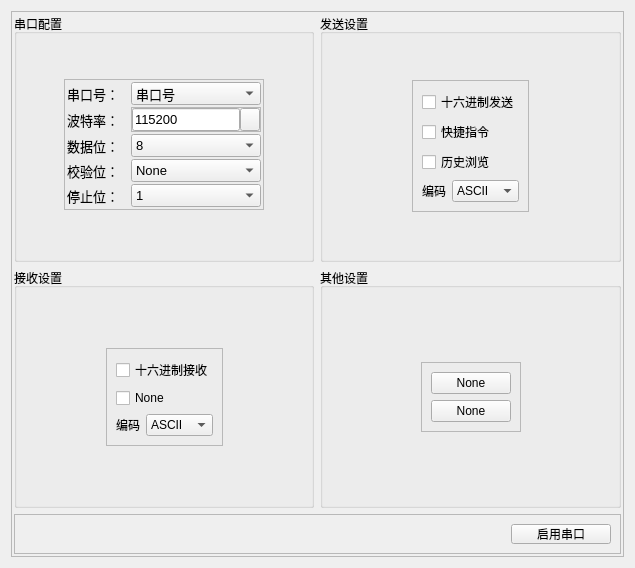
              <widget class="QWidget" name="tab_3">
               <attribute name="title">
                <string>串口配置</string>
               </attribute>
               <layout class="QVBoxLayout" name="verticalLayout_7">
                <item>
                 <widget class="QFrame" name="frame_8">
                  <property name="frameShape">
                   <enum>QFrame::StyledPanel</enum>
                  </property>
                  <property name="frameShadow">
                   <enum>QFrame::Raised</enum>
                  </property>
                  <layout class="QGridLayout" name="gridLayout">
                   <property name="leftMargin">
                    <number>2</number>
                   </property>
                   <property name="topMargin">
                    <number>2</number>
                   </property>
                   <property name="rightMargin">
                    <number>2</number>
                   </property>
                   <property name="bottomMargin">
                    <number>2</number>
                   </property>
                   <item row="0" column="0">
                    <widget class="QGroupBox" name="groupBox">
                     <property name="title">
                      <string>串口配置</string>
                     </property>
                     <layout class="QGridLayout" name="gridLayout_2">
                      <item row="1" column="1">
                       <widget class="QFrame" name="frame_3">
                        <property name="maximumSize">
                         <size>
                          <width>200</width>
                          <height>16777215</height>
                         </size>
                        </property>
                        <property name="acceptDrops">
                         <bool>false</bool>
                        </property>
                        <property name="frameShape">
                         <enum>QFrame::StyledPanel</enum>
                        </property>
                        <property name="frameShadow">
                         <enum>QFrame::Raised</enum>
                        </property>
                        <layout class="QVBoxLayout" name="verticalLayout_5">
                         <property name="spacing">
                          <number>2</number>
                         </property>
                         <property name="leftMargin">
                          <number>2</number>
                         </property>
                         <property name="topMargin">
                          <number>2</number>
                         </property>
                         <property name="rightMargin">
                          <number>2</number>
                         </property>
                         <property name="bottomMargin">
                          <number>2</number>
                         </property>
                         <item>
                          <layout class="QFormLayout" name="formLayout_2">
                           <property name="horizontalSpacing">
                            <number>12</number>
                           </property>
                           <property name="verticalSpacing">
                            <number>2</number>
                           </property>
                           <item row="0" column="0">
                            <widget class="QLabel" name="label_6">
                             <property name="font">
                              <font>
                               <pointsize>10</pointsize>
                              </font>
                             </property>
                             <property name="text">
                              <string>串口号：</string>
                             </property>
                            </widget>
                           </item>
                           <item row="0" column="1">
                            <widget class="QComboBox" name="ser_port">
                             <property name="font">
                              <font>
                               <pointsize>10</pointsize>
                              </font>
                             </property>
                             <item>
                              <property name="text">
                               <string>串口号</string>
                              </property>
                             </item>
                            </widget>
                           </item>
                           <item row="1" column="0">
                            <widget class="QLabel" name="label_7">
                             <property name="font">
                              <font>
                               <pointsize>10</pointsize>
                              </font>
                             </property>
                             <property name="text">
                              <string>波特率：</string>
                             </property>
                            </widget>
                           </item>
                           <item row="2" column="0">
                            <widget class="QLabel" name="label_8">
                             <property name="font">
                              <font>
                               <pointsize>10</pointsize>
                              </font>
                             </property>
                             <property name="text">
                              <string>数据位：</string>
                             </property>
                            </widget>
                           </item>
                           <item row="2" column="1">
                            <widget class="QComboBox" name="comboBox_8">
                             <property name="font">
                              <font>
                               <pointsize>10</pointsize>
                              </font>
                             </property>
                             <item>
                              <property name="text">
                               <string>8</string>
                              </property>
                             </item>
                            </widget>
                           </item>
                           <item row="3" column="0">
                            <widget class="QLabel" name="label_9">
                             <property name="font">
                              <font>
                               <pointsize>10</pointsize>
                              </font>
                             </property>
                             <property name="text">
                              <string>校验位：</string>
                             </property>
                            </widget>
                           </item>
                           <item row="3" column="1">
                            <widget class="QComboBox" name="comboBox_9">
                             <property name="font">
                              <font>
                               <pointsize>10</pointsize>
                              </font>
                             </property>
                             <item>
                              <property name="text">
                               <string>None</string>
                              </property>
                             </item>
                            </widget>
                           </item>
                           <item row="4" column="0">
                            <widget class="QLabel" name="label_10">
                             <property name="font">
                              <font>
                               <pointsize>10</pointsize>
                              </font>
                             </property>
                             <property name="text">
                              <string>停止位：</string>
                             </property>
                            </widget>
                           </item>
                           <item row="4" column="1">
                            <widget class="QComboBox" name="comboBox_10">
                             <property name="font">
                              <font>
                               <pointsize>10</pointsize>
                              </font>
                             </property>
                             <item>
                              <property name="text">
                               <string>1</string>
                              </property>
                             </item>
                            </widget>
                           </item>
                           <item row="1" column="1">
                            <widget class="QWidget" name="widget" native="true">
                             <layout class="QHBoxLayout" name="horizontalLayout_4">
                              <property name="spacing">
                               <number>0</number>
                              </property>
                              <property name="leftMargin">
                               <number>0</number>
                              </property>
                              <property name="topMargin">
                               <number>0</number>
                              </property>
                              <property name="rightMargin">
                               <number>0</number>
                              </property>
                              <property name="bottomMargin">
                               <number>0</number>
                              </property>
                              <item>
                               <widget class="QFrame" name="frame_7">
                                <property name="frameShape">
                                 <enum>QFrame::StyledPanel</enum>
                                </property>
                                <property name="frameShadow">
                                 <enum>QFrame::Raised</enum>
                                </property>
                                <layout class="QHBoxLayout" name="horizontalLayout_6">
                                 <property name="spacing">
                                  <number>0</number>
                                 </property>
                                 <property name="leftMargin">
                                  <number>0</number>
                                 </property>
                                 <property name="topMargin">
                                  <number>0</number>
                                 </property>
                                 <property name="rightMargin">
                                  <number>0</number>
                                 </property>
                                 <property name="bottomMargin">
                                  <number>0</number>
                                 </property>
                                 <item>
                                  <widget class="QLineEdit" name="ser_baud">
                                   <property name="minimumSize">
                                    <size>
                                     <width>0</width>
                                     <height>0</height>
                                    </size>
                                   </property>
                                   <property name="maximumSize">
                                    <size>
                                     <width>16777215</width>
                                     <height>100</height>
                                    </size>
                                   </property>
                                   <property name="font">
                                    <font>
                                     <pointsize>10</pointsize>
                                    </font>
                                   </property>
                                   <property name="text">
                                    <string>115200</string>
                                   </property>
                                  </widget>
                                 </item>
                                 <item>
                                  <widget class="QPushButton" name="pushButton_12">
                                   <property name="minimumSize">
                                    <size>
                                     <width>0</width>
                                     <height>0</height>
                                    </size>
                                   </property>
                                   <property name="maximumSize">
                                    <size>
                                     <width>20</width>
                                     <height>100</height>
                                    </size>
                                   </property>
                                   <property name="text">
                                    <string/>
                                   </property>
                                   <property name="icon">
                                    <iconset>
                                     <normaloff>../ico/edit4png.png</normaloff>../ico/edit4png.png</iconset>
                                   </property>
                                   <property name="iconSize">
                                    <size>
                                     <width>12</width>
                                     <height>12</height>
                                    </size>
                                   </property>
                                  </widget>
                                 </item>
                                </layout>
                               </widget>
                              </item>
                             </layout>
                            </widget>
                           </item>
                          </layout>
                         </item>
                        </layout>
                       </widget>
                      </item>
                      <item row="1" column="0">
                       <spacer name="horizontalSpacer_4">
                        <property name="orientation">
                         <enum>Qt::Horizontal</enum>
                        </property>
                        <property name="sizeHint" stdset="0">
                         <size>
                          <width>38</width>
                          <height>20</height>
                         </size>
                        </property>
                       </spacer>
                      </item>
                      <item row="0" column="1">
                       <spacer name="verticalSpacer">
                        <property name="orientation">
                         <enum>Qt::Vertical</enum>
                        </property>
                        <property name="sizeHint" stdset="0">
                         <size>
                          <width>20</width>
                          <height>20</height>
                         </size>
                        </property>
                       </spacer>
                      </item>
                      <item row="1" column="2">
                       <spacer name="horizontalSpacer_5">
                        <property name="orientation">
                         <enum>Qt::Horizontal</enum>
                        </property>
                        <property name="sizeHint" stdset="0">
                         <size>
                          <width>38</width>
                          <height>20</height>
                         </size>
                        </property>
                       </spacer>
                      </item>
                      <item row="2" column="1">
                       <spacer name="verticalSpacer_2">
                        <property name="orientation">
                         <enum>Qt::Vertical</enum>
                        </property>
                        <property name="sizeHint" stdset="0">
                         <size>
                          <width>20</width>
                          <height>40</height>
                         </size>
                        </property>
                       </spacer>
                      </item>
                     </layout>
                    </widget>
                   </item>
                   <item row="0" column="1">
                    <widget class="QGroupBox" name="groupBox_2">
                     <property name="title">
                      <string>发送设置</string>
                     </property>
                     <layout class="QGridLayout" name="gridLayout_3">
                      <item row="0" column="1">
                       <spacer name="verticalSpacer_4">
                        <property name="orientation">
                         <enum>Qt::Vertical</enum>
                        </property>
                        <property name="sizeHint" stdset="0">
                         <size>
                          <width>20</width>
                          <height>37</height>
                         </size>
                        </property>
                       </spacer>
                      </item>
                      <item row="1" column="0">
                       <spacer name="horizontalSpacer_6">
                        <property name="orientation">
                         <enum>Qt::Horizontal</enum>
                        </property>
                        <property name="sizeHint" stdset="0">
                         <size>
                          <width>79</width>
                          <height>20</height>
                         </size>
                        </property>
                       </spacer>
                      </item>
                      <item row="1" column="1">
                       <widget class="QFrame" name="frame_10">
                        <property name="frameShape">
                         <enum>QFrame::StyledPanel</enum>
                        </property>
                        <property name="frameShadow">
                         <enum>QFrame::Raised</enum>
                        </property>
                        <layout class="QVBoxLayout" name="verticalLayout_9">
                         <item>
                          <widget class="QCheckBox" name="checkBox">
                           <property name="text">
                            <string>十六进制发送</string>
                           </property>
                          </widget>
                         </item>
                         <item>
                          <widget class="QCheckBox" name="checkBox_2">
                           <property name="text">
                            <string>快捷指令</string>
                           </property>
                          </widget>
                         </item>
                         <item>
                          <widget class="QCheckBox" name="checkBox_3">
                           <property name="text">
                            <string>历史浏览</string>
                           </property>
                          </widget>
                         </item>
                         <item>
                          <layout class="QFormLayout" name="formLayout">
                           <item row="0" column="1">
                            <widget class="QComboBox" name="ser_wrtie_encoding">
                             <item>
                              <property name="text">
                               <string>ASCII</string>
                              </property>
                             </item>
                             <item>
                              <property name="text">
                               <string>UTF-8</string>
                              </property>
                             </item>
                            </widget>
                           </item>
                           <item row="0" column="0">
                            <widget class="QLabel" name="label_12">
                             <property name="text">
                              <string>编码</string>
                             </property>
                            </widget>
                           </item>
                          </layout>
                         </item>
                        </layout>
                       </widget>
                      </item>
                      <item row="1" column="2">
                       <spacer name="horizontalSpacer_7">
                        <property name="orientation">
                         <enum>Qt::Horizontal</enum>
                        </property>
                        <property name="sizeHint" stdset="0">
                         <size>
                          <width>78</width>
                          <height>20</height>
                         </size>
                        </property>
                       </spacer>
                      </item>
                      <item row="2" column="1">
                       <spacer name="verticalSpacer_3">
                        <property name="orientation">
                         <enum>Qt::Vertical</enum>
                        </property>
                        <property name="sizeHint" stdset="0">
                         <size>
                          <width>20</width>
                          <height>38</height>
                         </size>
                        </property>
                       </spacer>
                      </item>
                     </layout>
                    </widget>
                   </item>
                   <item row="1" column="0">
                    <widget class="QGroupBox" name="groupBox_3">
                     <property name="title">
                      <string>接收设置</string>
                     </property>
                     <layout class="QGridLayout" name="gridLayout_4">
                      <item row="0" column="1">
                       <spacer name="verticalSpacer_5">
                        <property name="orientation">
                         <enum>Qt::Vertical</enum>
                        </property>
                        <property name="sizeHint" stdset="0">
                         <size>
                          <width>20</width>
                          <height>51</height>
                         </size>
                        </property>
                       </spacer>
                      </item>
                      <item row="1" column="0">
                       <spacer name="horizontalSpacer_8">
                        <property name="orientation">
                         <enum>Qt::Horizontal</enum>
                        </property>
                        <property name="sizeHint" stdset="0">
                         <size>
                          <width>79</width>
                          <height>20</height>
                         </size>
                        </property>
                       </spacer>
                      </item>
                      <item row="1" column="1">
                       <widget class="QFrame" name="frame_11">
                        <property name="frameShape">
                         <enum>QFrame::StyledPanel</enum>
                        </property>
                        <property name="frameShadow">
                         <enum>QFrame::Raised</enum>
                        </property>
                        <layout class="QVBoxLayout" name="verticalLayout_10">
                         <item>
                          <widget class="QCheckBox" name="checkBox_4">
                           <property name="text">
                            <string>十六进制接收</string>
                           </property>
                          </widget>
                         </item>
                         <item>
                          <widget class="QCheckBox" name="checkBox_5">
                           <property name="text">
                            <string>None</string>
                           </property>
                          </widget>
                         </item>
                         <item>
                          <layout class="QFormLayout" name="formLayout_3">
                           <item row="1" column="1">
                            <widget class="QComboBox" name="ser_read_encoding">
                             <item>
                              <property name="text">
                               <string>ASCII</string>
                              </property>
                             </item>
                             <item>
                              <property name="text">
                               <string>UTF-8</string>
                              </property>
                             </item>
                            </widget>
                           </item>
                           <item row="1" column="0">
                            <widget class="QLabel" name="label_13">
                             <property name="text">
                              <string>编码</string>
                             </property>
                            </widget>
                           </item>
                          </layout>
                         </item>
                        </layout>
                       </widget>
                      </item>
                      <item row="1" column="2">
                       <spacer name="horizontalSpacer_9">
                        <property name="orientation">
                         <enum>Qt::Horizontal</enum>
                        </property>
                        <property name="sizeHint" stdset="0">
                         <size>
                          <width>79</width>
                          <height>20</height>
                         </size>
                        </property>
                       </spacer>
                      </item>
                      <item row="2" column="1">
                       <spacer name="verticalSpacer_6">
                        <property name="orientation">
                         <enum>Qt::Vertical</enum>
                        </property>
                        <property name="sizeHint" stdset="0">
                         <size>
                          <width>20</width>
                          <height>50</height>
                         </size>
                        </property>
                       </spacer>
                      </item>
                     </layout>
                    </widget>
                   </item>
                   <item row="1" column="1">
                    <widget class="QGroupBox" name="groupBox_4">
                     <property name="title">
                      <string>其他设置</string>
                     </property>
                     <layout class="QGridLayout" name="gridLayout_5">
                      <item row="0" column="1">
                       <spacer name="verticalSpacer_7">
                        <property name="orientation">
                         <enum>Qt::Vertical</enum>
                        </property>
                        <property name="sizeHint" stdset="0">
                         <size>
                          <width>20</width>
                          <height>47</height>
                         </size>
                        </property>
                       </spacer>
                      </item>
                      <item row="1" column="0">
                       <spacer name="horizontalSpacer_10">
                        <property name="orientation">
                         <enum>Qt::Horizontal</enum>
                        </property>
                        <property name="sizeHint" stdset="0">
                         <size>
                          <width>89</width>
                          <height>20</height>
                         </size>
                        </property>
                       </spacer>
                      </item>
                      <item row="1" column="1">
                       <widget class="QFrame" name="frame_12">
                        <property name="frameShape">
                         <enum>QFrame::StyledPanel</enum>
                        </property>
                        <property name="frameShadow">
                         <enum>QFrame::Raised</enum>
                        </property>
                        <layout class="QVBoxLayout" name="verticalLayout_11">
                         <item>
                          <widget class="QPushButton" name="pushButton_15">
                           <property name="text">
                            <string>None</string>
                           </property>
                          </widget>
                         </item>
                         <item>
                          <widget class="QPushButton" name="pushButton_14">
                           <property name="text">
                            <string>None</string>
                           </property>
                          </widget>
                         </item>
                        </layout>
                       </widget>
                      </item>
                      <item row="1" column="2">
                       <spacer name="horizontalSpacer_11">
                        <property name="orientation">
                         <enum>Qt::Horizontal</enum>
                        </property>
                        <property name="sizeHint" stdset="0">
                         <size>
                          <width>88</width>
                          <height>20</height>
                         </size>
                        </property>
                       </spacer>
                      </item>
                      <item row="2" column="1">
                       <spacer name="verticalSpacer_8">
                        <property name="orientation">
                         <enum>Qt::Vertical</enum>
                        </property>
                        <property name="sizeHint" stdset="0">
                         <size>
                          <width>20</width>
                          <height>46</height>
                         </size>
                        </property>
                       </spacer>
                      </item>
                     </layout>
                    </widget>
                   </item>
                   <item row="2" column="0" colspan="2">
                    <widget class="QFrame" name="frame">
                     <property name="maximumSize">
                      <size>
                       <width>16777215</width>
                       <height>40</height>
                      </size>
                     </property>
                     <property name="frameShape">
                      <enum>QFrame::StyledPanel</enum>
                     </property>
                     <property name="frameShadow">
                      <enum>QFrame::Raised</enum>
                     </property>
                     <layout class="QHBoxLayout" name="horizontalLayout_7">
                      <item>
                       <spacer name="horizontalSpacer">
                        <property name="orientation">
                         <enum>Qt::Horizontal</enum>
                        </property>
                        <property name="sizeHint" stdset="0">
                         <size>
                          <width>40</width>
                          <height>20</height>
                         </size>
                        </property>
                       </spacer>
                      </item>
                      <item>
                       <widget class="QPushButton" name="open_serial">
                        <property name="minimumSize">
                         <size>
                          <width>100</width>
                          <height>0</height>
                         </size>
                        </property>
                        <property name="text">
                         <string>启用串口</string>
                        </property>
                       </widget>
                      </item>
                     </layout>
                    </widget>
                   </item>
                  </layout>
                 </widget>
                </item>
               </layout>
              </widget>
